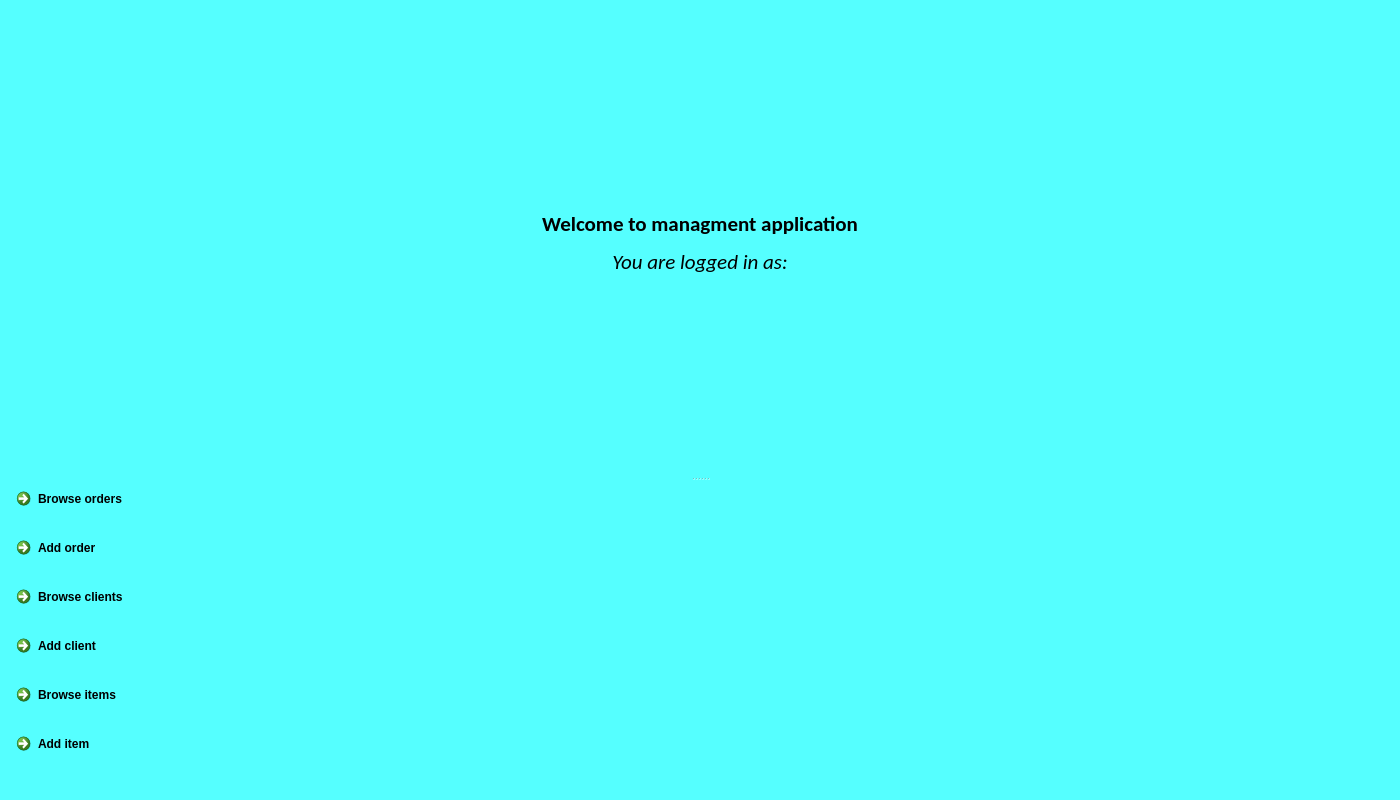
<?xml version="1.0" encoding="UTF-8"?>
<ui version="4.0">
 <class>MainWindow</class>
 <widget class="QMainWindow" name="MainWindow">
  <property name="geometry">
   <rect>
    <x>0</x>
    <y>0</y>
    <width>1400</width>
    <height>800</height>
   </rect>
  </property>
  <property name="minimumSize">
   <size>
    <width>1400</width>
    <height>800</height>
   </size>
  </property>
  <property name="maximumSize">
   <size>
    <width>16777215</width>
    <height>16777215</height>
   </size>
  </property>
  <property name="windowTitle">
   <string>Main Application</string>
  </property>
  <property name="styleSheet">
   <string notr="true">background-color: rgb(85, 255, 255);</string>
  </property>
  <widget class="QWidget" name="centralwidget">
   <layout class="QVBoxLayout" name="verticalLayout">
    <item>
     <widget class="QSplitter" name="splitter">
      <property name="orientation">
       <enum>Qt::Vertical</enum>
      </property>
      <widget class="QLabel" name="loginData">
       <property name="minimumSize">
        <size>
         <width>0</width>
         <height>400</height>
        </size>
       </property>
       <property name="font">
        <font>
         <family>Calibri</family>
         <pointsize>16</pointsize>
        </font>
       </property>
       <property name="text">
        <string>&lt;html&gt;&lt;head/&gt;&lt;body&gt;&lt;p&gt;&lt;span style=&quot; font-weight:600;&quot;&gt;Welcome to managment application&lt;/span&gt;&lt;/p&gt;&lt;p&gt;&lt;span style=&quot; font-style:italic;&quot;&gt;You are logged in as:&lt;/span&gt;&lt;/p&gt;&lt;/body&gt;&lt;/html&gt;</string>
       </property>
       <property name="alignment">
        <set>Qt::AlignCenter</set>
       </property>
      </widget>
      <widget class="QWidget" name="layoutWidget">
       <layout class="QGridLayout" name="gridLayout">
        <item row="0" column="0">
         <widget class="QCommandLinkButton" name="buttBrowseOrders">
          <property name="focusPolicy">
           <enum>Qt::StrongFocus</enum>
          </property>
          <property name="contextMenuPolicy">
           <enum>Qt::CustomContextMenu</enum>
          </property>
          <property name="acceptDrops">
           <bool>false</bool>
          </property>
          <property name="text">
           <string>Browse orders</string>
          </property>
          <property name="autoDefault">
           <bool>false</bool>
          </property>
         </widget>
        </item>
        <item row="1" column="0">
         <widget class="QCommandLinkButton" name="buttAdOrder">
          <property name="focusPolicy">
           <enum>Qt::StrongFocus</enum>
          </property>
          <property name="contextMenuPolicy">
           <enum>Qt::CustomContextMenu</enum>
          </property>
          <property name="acceptDrops">
           <bool>false</bool>
          </property>
          <property name="text">
           <string>Add order</string>
          </property>
          <property name="autoDefault">
           <bool>false</bool>
          </property>
         </widget>
        </item>
        <item row="2" column="0">
         <widget class="QCommandLinkButton" name="buttBrowseClients">
          <property name="focusPolicy">
           <enum>Qt::StrongFocus</enum>
          </property>
          <property name="contextMenuPolicy">
           <enum>Qt::CustomContextMenu</enum>
          </property>
          <property name="acceptDrops">
           <bool>false</bool>
          </property>
          <property name="text">
           <string>Browse clients</string>
          </property>
          <property name="autoDefault">
           <bool>false</bool>
          </property>
         </widget>
        </item>
        <item row="3" column="0">
         <widget class="QCommandLinkButton" name="buttAddClient">
          <property name="focusPolicy">
           <enum>Qt::StrongFocus</enum>
          </property>
          <property name="contextMenuPolicy">
           <enum>Qt::CustomContextMenu</enum>
          </property>
          <property name="acceptDrops">
           <bool>false</bool>
          </property>
          <property name="text">
           <string>Add client</string>
          </property>
          <property name="autoDefault">
           <bool>false</bool>
          </property>
         </widget>
        </item>
        <item row="4" column="0">
         <widget class="QCommandLinkButton" name="buttBrosweItems">
          <property name="focusPolicy">
           <enum>Qt::StrongFocus</enum>
          </property>
          <property name="contextMenuPolicy">
           <enum>Qt::CustomContextMenu</enum>
          </property>
          <property name="acceptDrops">
           <bool>false</bool>
          </property>
          <property name="text">
           <string>Browse items</string>
          </property>
          <property name="autoDefault">
           <bool>false</bool>
          </property>
         </widget>
        </item>
        <item row="5" column="0">
         <widget class="QCommandLinkButton" name="buttAddItem">
          <property name="focusPolicy">
           <enum>Qt::StrongFocus</enum>
          </property>
          <property name="contextMenuPolicy">
           <enum>Qt::CustomContextMenu</enum>
          </property>
          <property name="acceptDrops">
           <bool>false</bool>
          </property>
          <property name="text">
           <string>Add item</string>
          </property>
          <property name="autoDefault">
           <bool>false</bool>
          </property>
         </widget>
        </item>
       </layout>
      </widget>
     </widget>
    </item>
   </layout>
  </widget>
  <widget class="QStatusBar" name="statusbar"/>
 </widget>
 <resources/>
 <connections/>
</ui>
